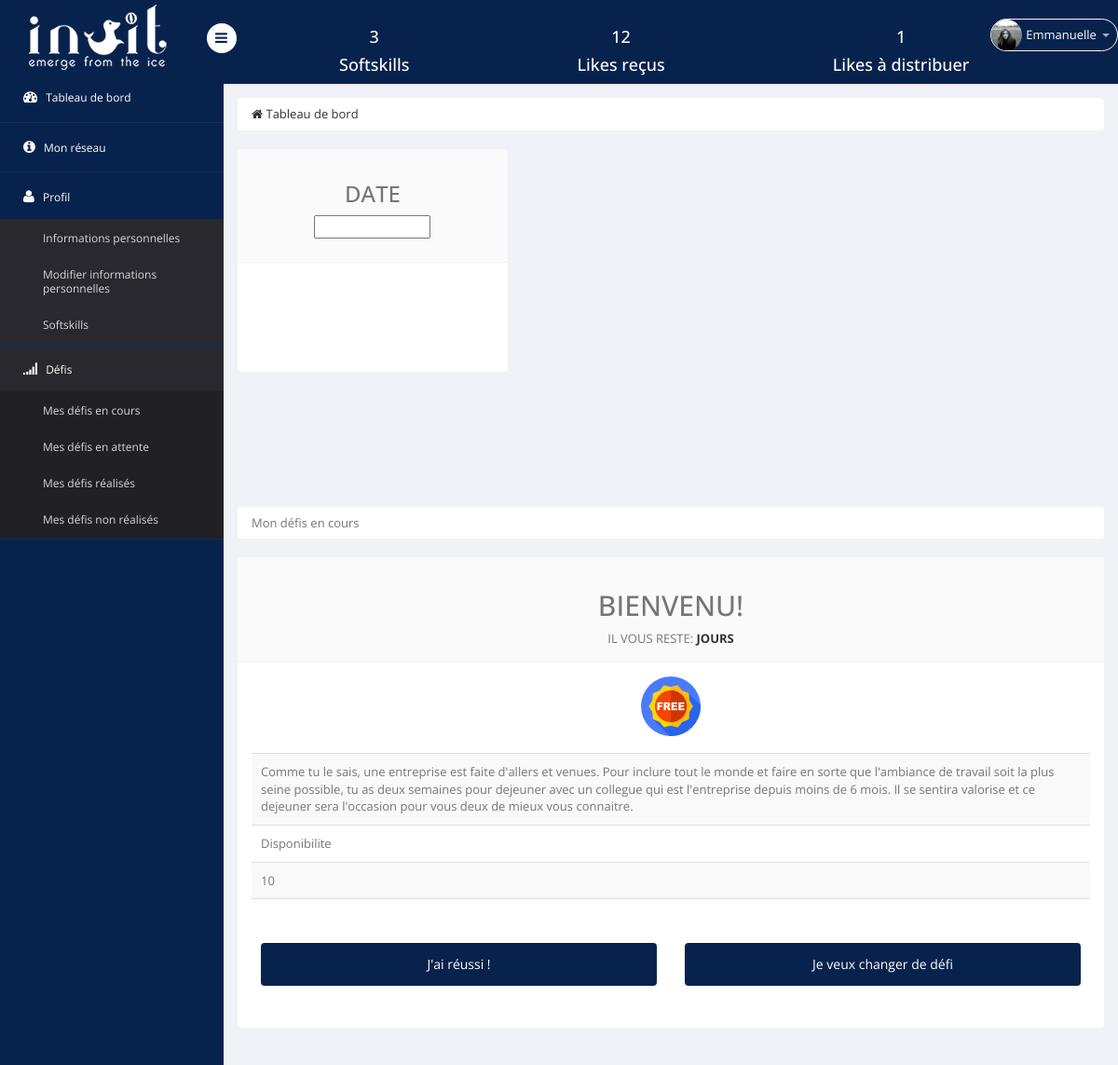
/tableau_de_bord.php (signed in), run on the app's committed database.
### tables this page shows
CREATE TABLE IF NOT EXISTS `informations` (
  `id` int(10) NOT NULL AUTO_INCREMENT,
  `likes_recus` int(11) NOT NULL,
  `likes_distrib` int(11) NOT NULL DEFAULT '0',
  `defis_realises` varchar(255) NOT NULL,
  `defis_en_cours` varchar(255) NOT NULL,
  `defis_non_realises` varchar(255) NOT NULL,
  `defis_en_attente` varchar(255) NOT NULL,
  `entreprise` text NOT NULL,
  `equipe` int(11) NOT NULL,
  `type` set('employe','administrateur','manager') NOT NULL,
  `prenom` text NOT NULL,
  `nom` text NOT NULL,
  `competences` varchar(255) NOT NULL,
  `photo` varchar(100) NOT NULL DEFAULT 'user.png',
  `username` varchar(10) NOT NULL,
  `password` varchar(30) NOT NULL,
  `competences_acquises` varchar(255) NOT NULL,
  `date_ech_defis_en_cours` date DEFAULT NULL,
  `email` varchar(255) NOT NULL,
  PRIMARY KEY (`id`)
);

CREATE TABLE IF NOT EXISTS `defis` (
  `id` int(11) NOT NULL AUTO_INCREMENT,
  `nom` text NOT NULL,
  `resume` longtext NOT NULL,
  `competences_acquises` set('Optimisme','Confiance','Sociabilite','Empathie','Communication','Efficacite','Gestion_du_stress','Creativite','Audace','Motivation','Visualisation','Présence','Adaptabilite','Curiosite','Disponibilite') NOT NULL,
  `duree` int(11) NOT NULL,
  `importance` int(11) NOT NULL,
  PRIMARY KEY (`id`)
);

### tableau_de_bord.php (the view, shortened to what this page needs)
 <?php
    require 'include/functions.php';
    include("include/header.inc.php");
    include("include/menu_haut.inc.php");
    include("include/menu_gauche.inc.php");
    require_once 'include/db.php';
    $req=$pdo->prepare('SELECT * FROM informations WHERE id = ?');
    $req->execute([$_SESSION['auth']->id]);
    $mec=$req->fetch();
    $req=$pdo->prepare('SELECT * FROM defis WHERE id = ?');
    $req->execute([$mec->defis_en_cours]);
    $defis_en_cours=$req->fetch();
    ?>
<bodyonLoad="clock()">
<section id="main-content">
<section class="wrapper">
<div class="row">
<div class="col-md-12">
<ul class="breadcrumb">
<li><a href="tableau_de_bord.php"><i class="fa fa-home"></i>  Tableau de bord</a></li>
</ul>
</div>
</div>
<center>
<div class="row">
<div class="col-lg-4">
<div class="profile-nav alt">
<section class="panel">
<div class="panel-heading">
<h3> DATE</h3>
<p class="text-left">
<form name="clock" onSubmit="0">
<input type="text"  name="date" size="15" readonly="true" height="50" class="style">
</form>
</p>
</div>
<ul id="clock">
<iframe src="http://free.timeanddate.com/clock/i67zh98s/n195/szw110/szh110/hbw0/hfc399/cf100/hgr0/fav0/fiv0/mqcfff/mql15/mqw4/mqd80/mhcfff/mhl15/mhw4/mhd94/mmv0/hhcbbb/hmcddd/hsceee" frameborder="0" width="110" height="110"></iframe>
</center>
</section>
</section>
</section>
<section id="main-content">
<section class="wrapper">
<div class="row">
<div class="col-md-12">
<ul class="breadcrumb">
<li class="active">Mon défis en cours</li>
</ul>
</div>
</div>
<div class="row">
<?php if($defis_en_cours!=''){?>
<div class="col-lg-12">
<section class="panel">
<header class="panel-heading">
<center>
<tr><h2><?php echo($defis_en_cours->nom)?> </tr></h2></center>
<center>
<tr><?php echo ("Il vous reste: "); ?>
<a><b>
<?php echo ($nbJours. " jours");?></b></a>
</tr></center>
</header>
<div class="panel-body">
<table class="table table-striped">
<thead>
<?php  if ($defis_en_cours->competences_acquises=='Confiance'){ ?>
<center> <a class="displayed"><img src="images/awards/confiance.png" alt=""></a> </center>
<?php  }elseif ($defis_en_cours->competences_acquises=='Optimisme'){ ?>
<center> <a class="displayed"><img src="images/awards/optimisme.png" alt=""></a> </center>
<?php  }elseif ($defis_en_cours->competences_acquises=='Sociabilite'){ ?>
<center> <a class="displayed"><img src="images/awards/sociabilite.png" alt=""></a> </center>
<?php  }elseif ($defis_en_cours->competences_acquises=='Empathie'){ ?>
<center> <a class="displayed"><img src="images/awards/empathie.png" alt=""></a> </center>
<?php  }elseif ($defis_en_cours->competences_acquises=='Communication'){ ?>
<center> <a class="displayed"><img src="images/awards/communication.png" alt=""></a> </center>
<?php  }elseif ($defis_en_cours->competences_acquises=='Efficacite'){ ?>
<center> <a class="displayed"><img src="images/awards/efficacite.png" alt=""></a> </center>
<?php  }elseif ($defis_en_cours->competences_acquises=='Gestion_du_stress'){ ?>
<center> <a class="displayed"><img src="images/awards/stress.png" alt=""></a> </center>
<?php  }elseif ($defis_en_cours->competences_acquises=='Creativite'){ ?>
<center> <a class="displayed"><img src="images/awards/creativite.png" alt=""></a> </center>
<?php  }elseif ($defis_en_cours->competences_acquises=='Audace'){ ?>
<center> <a class="displayed"><img src="images/awards/audace.png" alt=""></a> </center>
<?php  } elseif ($defis_en_cours->competences_acquises=='Motivation'){ ?>
<center> <a class="displayed"><img src="images/awards/motivation.png" alt=""></a> </center>
<?php   }elseif ($defis_en_cours->competences_acquises=='Visualisation'){ ?>
<center> <a class="displayed"><img src="images/awards/visualisation.png" alt=""></a> </center>
<?php   }elseif ($defis_en_cours->competences_acquises=='Presence'){ ?>
<center> <a class="displayed"><img src="images/awards/presence.png" alt=""></a> </center>
<?php  }elseif ($defis_en_cours->competences_acquises=='Adaptabilite'){ ?>
<center> <a class="displayed"><img src="images/awards/adaptabilite.png" alt=""></a> </center>
<?php  }elseif ($defis_en_cours->competences_acquises=='Curiosite'){ ?>
<center> <a class="displayed"><img src="images/awards/curiosite.png" alt=""></a> </center>
<?php   }elseif ($defis_en_cours->competences_acquises=='Disponibilite'){ ?>
<center> <a class="displayed"><img src="images/awards/disponibilite.png" alt=""></a> </center>
<?php }   ?>
</thead>
<tbody>
<tr>
<td><?php echo($defis_en_cours->resume)?></td>
</tr>
<tr>
<td><?php echo($defis_en_cours->competences_acquises)?></td>
</tr>
<tr>
<td><?php echo($defis_en_cours->duree)?></td>
</tr>
<tr>
<br>
<td>
<br>
<br>
<div class="row">
<div class="col-lg-6">
<a href=<?php echo("valider_defis.php?id_defis=".$defis_en_cours->id);?> type="button" class="btn btn-compose">J'ai réussi !</a>
</div>
<div class="col-lg-6">
<a href=<?php echo("echec_defis.php?id_defis=".$defis_en_cours->id);?> type="button" class="btn btn-compose">Je veux changer de défi</a></center></td>
</div>
</div>
</div>
</section>
<?php } ?>
</section>
</body>

### include/menu_haut.inc.php (shortened to what this page needs)
<?php
require_once 'include/db.php';
$req=$pdo->prepare('SELECT * FROM informations WHERE id = ?');
      $req->execute([$_SESSION['auth']->id]);
    $req=$pdo->prepare('SELECT * FROM informations WHERE id = ?');
    $req->execute([$_SESSION['auth']->id]);
    $moi=$req->fetch();
    $nb_like_distrib=$moi->likes_distrib;
    $nb_like_recus=$moi->likes_recus;
    $competences=$moi->competences_acquises;
    if($competences!=''){
        $array_comp=explode(',', $competences);
        $nb_comp=count($array_comp);
    }
    else $nb_comp='0';
?>
<section id="container" >
<header class="header fixed-top clearfix">
<div class="brand">
      <a href="tableau_de_bord.php" class="logo">
      <img src="images/logo_inuit.png" alt="">
    </a>
    <div class="sidebar-toggle-box">
        <div class="fa fa-bars"></div>
    </div>
</div>
<div class="top-nav clearfix">
 <ul class="nav pull-left top-menu1">
<h4><?php echo $nb_comp ?></h4>
<h4>Softskills</h4>
</ul>
<ul class="nav pull-left top-menu2">
<h4><?php echo $nb_like_recus ?></h4>
<h4>Likes reçus </h4>
</ul>
<ul class="nav pull-left top-menu3">
<h4><?php echo $nb_like_distrib ?></h4>
<h4>Likes à distribuer</h4>
</ul>
    <ul class="nav pull-right top-menu">
        <li class="dropdown">
            <a data-toggle="dropdown" class="dropdown-toggle" href="modification_information.php">
                <img alt="" src=<?php echo("images/".$_SESSION['auth']->photo)?>>
                <span class="username"><?php echo($_SESSION['auth']->prenom); ?></span>
                <b class="caret"></b>
            </a>
        </li>
    </ul>
</div>
</header>

### data on the page
informations: competences_acquises "3", likes_recus "12", likes_distrib "1", photo (picture), prenom "Emmanuelle"
defis: nom "BIENVENU!", resume "Comme tu le sais, une entreprise est faite d'allers et venues. Pour inclure tout le monde et faire en sorte que l'ambiance de travail soit la plus seine possible, tu as deux semaines pour dejeuner avec un collegue qui est l'entreprise depuis moins de 6 mois. Il se sentira valorise et ce dejeuner sera l'occasion pour vous deux de mieux vous connaitre.", competences_acquises "Disponibilite", duree "10"
